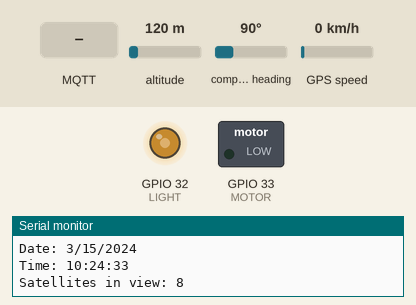
The sketch below on a simulated ESP32. On the bench: switched loads named in the sketch (green lamp = pin HIGH), output pins drawn as LEDs (lit = HIGH), the last lines printed to the serial monitor. Dashed ring = blinking. The test bench sets the inputs (shaded band); at power-on: altitude 120 m, compass heading 90°, GPS speed 0 km/h. WiFi joins after 1.5 s; servers stay silent unless stated; the GPS gets a fix after 3 s at 37.7749, -122.4194 with 8 satellites; no MQTT or app messages arrive unless stated.

Above: at 3.2 s.
3.3 s: MQTT message "alert" arrives on the first subscribed topic
At 4.9 s:
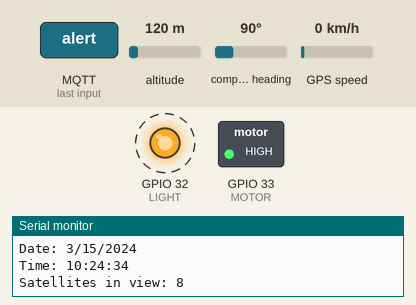
7.4 s: MQTT message "safe" arrives on the first subscribed topic
At 8.5 s:
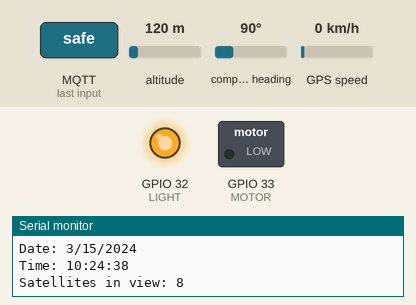
Timing chart, 0 to 10.4 s (numbered marks = the images above; inputs shaded):
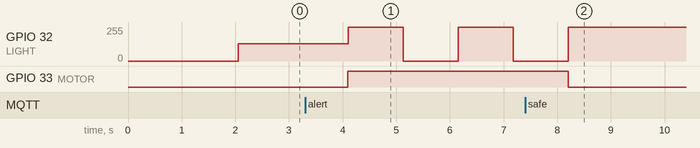

Measured:
- after the input at 3.3 s, GPIO 32 (LIGHT): alternates 255/255 for 1.0 s and 0/255 for 1.0 s, starting after 0.80 s; GPIO 33 (MOTOR): LOW → HIGH after 0.80 s
- after the input at 7.4 s, GPIO 32 (LIGHT): goes on until 8.2 s, then stays 255/255; GPIO 33 (MOTOR): HIGH → LOW after 0.81 s

The sketch:

sketch_feb15a.ino
```cpp
#include <WiFi.h>
#include <PubSubClient.h>
#include <TinyGPS++.h>

//This is the gps stuff
#define GPS_RX 16  // ESP32 RX pin connected to GT-U7 TX
#define GPS_TX 17  // ESP32 TX pin connected to GT-U7 RX
// Create a TinyGPS++ object
TinyGPSPlus gps;
// Create a HardwareSerial object for GPS communication
HardwareSerial gpsSerial(1);

// Wi-Fi Credentials
//#define WIFI_SSID "Treehacks-2025"
//#define WIFI_PASSWORD "treehacks2025!"
#define WIFI_SSID "Jones"
#define WIFI_PASSWORD "Pokemon@1234"

// MQTT Broker Details
#define MQTT_BROKER "broker.hivemq.com"  // Free MQTT Broker
#define MQTT_PORT 1883
#define MQTT_TOPIC "wander/commands"

// Wi-Fi & MQTT Clients
WiFiClient espClient;
PubSubClient client(espClient);

//This deifines the pins
#define LIGHT 32
#define MOTOR 33

//Vars for the light blinking
bool alertActive = false;
unsigned long previousMillis = 0;
const long blinkInterval = 1000;
bool lightState = LOW;

// Function to connect to Wi-Fi
void connectWiFi() {

    Serial.print("Connecting to WiFi...");
    WiFi.begin(WIFI_SSID, WIFI_PASSWORD);

    while (WiFi.status() != WL_CONNECTED) {
        delay(1000);
        Serial.print(".");
    }

    Serial.println("\n✅ WiFi connected!");
}

// Function to connect to MQTT broker
void connectMQTT() {
    client.setServer(MQTT_BROKER, MQTT_PORT);
    client.setCallback(receiveCommand);

    Serial.print("Connecting to MQTT...");
    while (!client.connected()) {
        if (client.connect("ESP32_Wander_Client")) {
            Serial.println("\n✅ Connected to MQTT Broker!");
            client.subscribe(MQTT_TOPIC);
            analogWrite(LIGHT, 128);  // Subscribe to command topic
        } else {
            Serial.print(".");
            digitalWrite(LIGHT, LOW);
            delay(1000);
        }
    }
}

// Function to receive MQTT messages
void receiveCommand(char* topic, byte* payload, unsigned int length) {
    String command = "";
    for (int i = 0; i < length; i++) {
        command += (char)payload[i];
    }

    Serial.println("📥 Received command: " + command);

    if (command == "startup") {
        digitalWrite(LIGHT, HIGH);
        Serial.println("🚀 Starting setup...");
    } else if (command == "alert") {
        digitalWrite(MOTOR, HIGH);
        alertActive = true;
        Serial.println("⚠️ ALERT: Patient has left the geofence!");
    } else if (command == "safe") {
        alertActive = false;
        digitalWrite(MOTOR, LOW);
        digitalWrite(LIGHT, 128);
        Serial.println("✅ Patient has returned inside the geofence.");
    } else {
        Serial.println("❓ Unknown command: " + command);
    }
}

void setup() {

    Serial.begin(115200);
    connectWiFi();
    connectMQTT();

    pinMode(LIGHT, OUTPUT);
    pinMode(MOTOR, OUTPUT);

     // Start the GPS serial connection
    gpsSerial.begin(9600, SERIAL_8N1, GPS_RX, GPS_TX);
    Serial.println("GT-U7 GPS Module Test");
}

void loop() {

    client.loop();  // Keep MQTT connection alive

    // This makes the lights flash every 5 seconds
    if (alertActive) {
        unsigned long currentMillis = millis();
        if (currentMillis - previousMillis >= blinkInterval) {
            previousMillis = currentMillis;
            lightState = !lightState;
            digitalWrite(LIGHT, lightState);
        }
    }

     // Read data from the GPS module
    while (gpsSerial.available() > 0) {
      char c = gpsSerial.read();
      Serial.write(c); // Print raw GPS data to the Serial Monitor
      gps.encode(c);
    }
    // Print parsed GPS data if valid
    if (gps.location.isValid()) {
      Serial.print("Latitude: ");
      Serial.println(gps.location.lat(), 6);
      Serial.print("Longitude: ");
      Serial.println(gps.location.lng(), 6);
      Serial.print("Altitude: ");
      Serial.println(gps.altitude.meters());
    } else {
      Serial.println("Waiting for valid GPS data...");
    }
    Serial.print("Latitude: ");
    Serial.println(gps.location.lat(), 6);
    Serial.print("Longitude: ");
    Serial.println(gps.location.lng(), 6);
    Serial.print("Altitude: ");
    Serial.println(gps.altitude.meters());
    // Print the time and date
    if (gps.date.isValid() && gps.time.isValid()) {
      Serial.print("Date: ");
      Serial.print(gps.date.month());
      Serial.print("/");
      Serial.print(gps.date.day());
      Serial.print("/");
      Serial.println(gps.date.year());
      Serial.print("Time: ");
      Serial.print(gps.time.hour());
      Serial.print(":");
      Serial.print(gps.time.minute());
      Serial.print(":");
      Serial.println(gps.time.second());
    } else {
      Serial.println("Date and time not valid.");
    }
    // Print satellite information
    Serial.print("Satellites in view: ");
    Serial.println(gps.satellites.value());

    // Delay to avoid flooding the Serial Monitor
    delay(1000);
}
```

h.ino
```cpp

```
